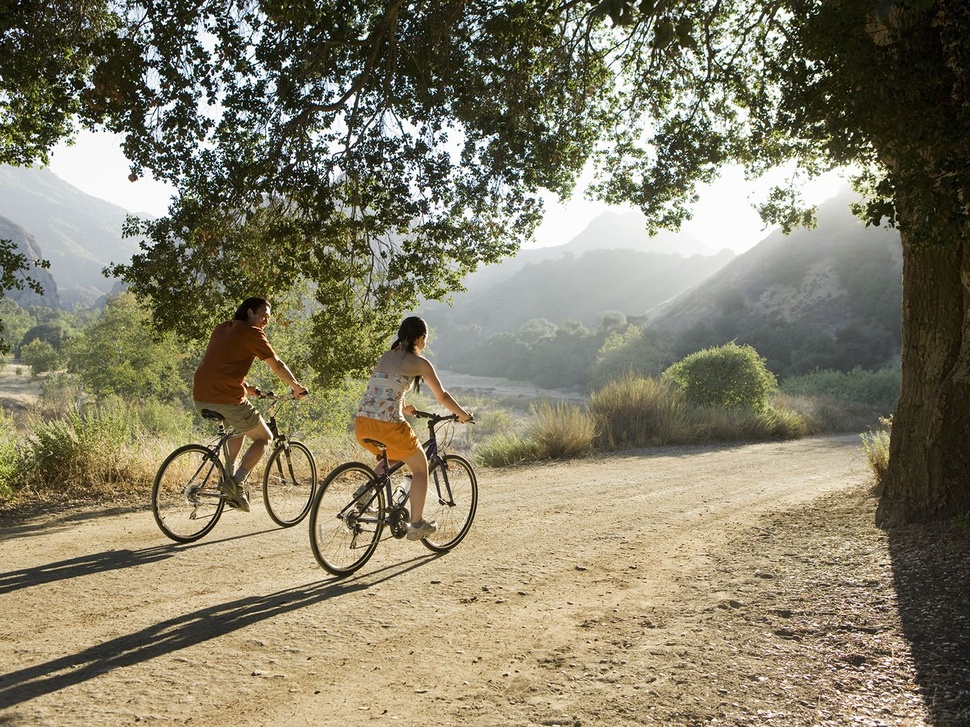
#> input picture Python/OpenCV/Photos/cycle.jpeg, 970 x 727 px, shrunk from 1440 x 1080 before the run
$ python image_compare.py
#> lines starting #> are read from the running program, lines starting #| are printed output that depends on the picture
import numpy as np
import matplotlib.pyplot as plt
import cv2 as cv

def img_subtraction(img1, img2):
    h, w = img1.shape
    newimg = np.zeros((h, w), dtype = np.uint8)
    for i in range(h):
        for j in range(w):
            newimg[i, j] = int(img1[i, j]) - int(img2[i, j])
    if np.sum(newimg) == 0:
        return "The images are equal"
    else:
        return "The images are not equal"

img1 = cv.imread('Photos/cycle.jpeg', 0)
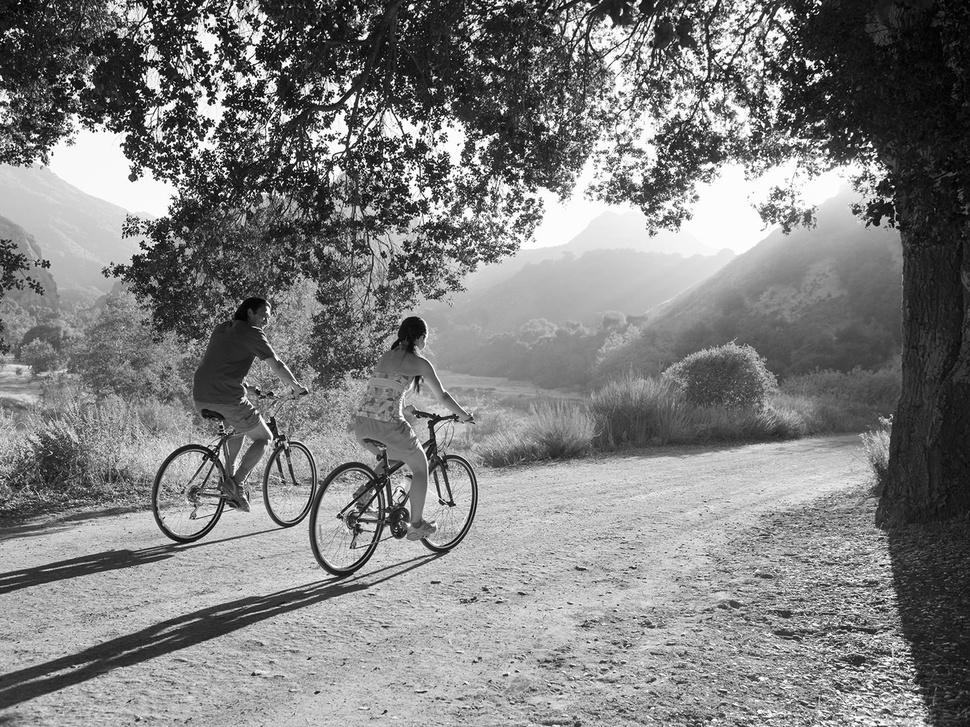
#> img1: shape (727, 970); min 0, max 255, mean 127.2
img2 = cv.imread('Photos/rabbit.jpeg', 0)
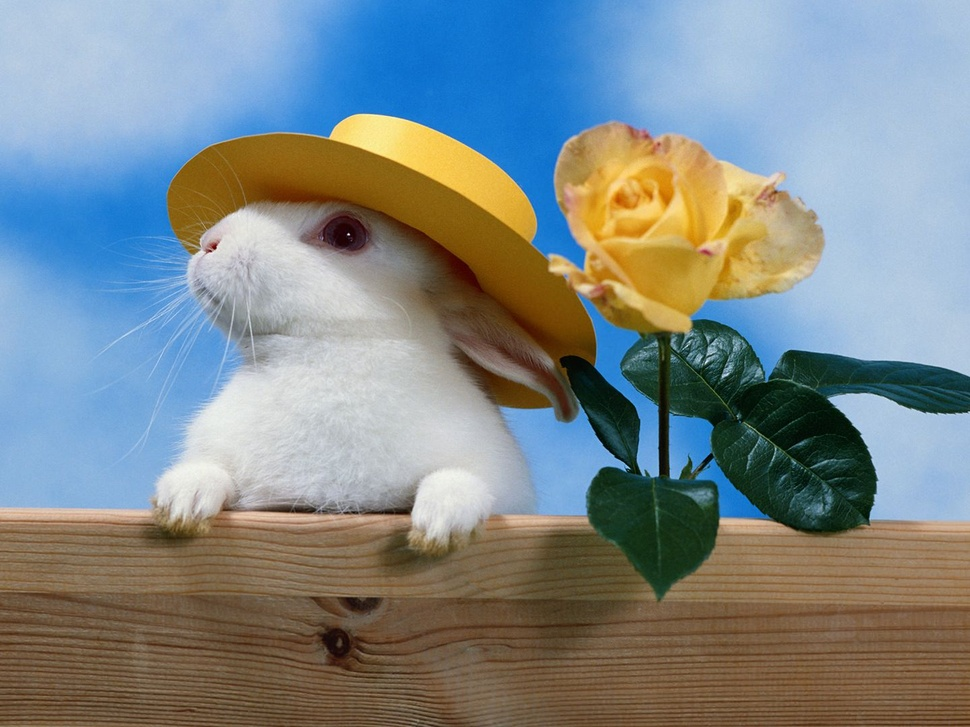
#> input picture Python/OpenCV/Photos/rabbit.jpeg, 970 x 727 px, shrunk from 1440 x 1080 before the run
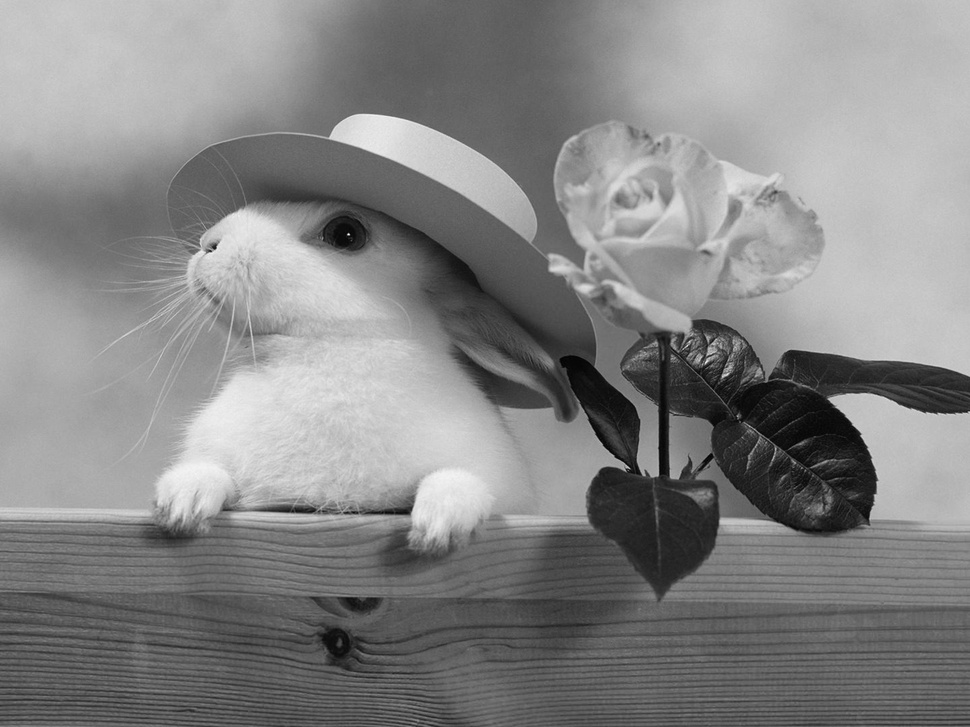
#> img2: shape (727, 970); min 0, max 255, mean 133.6
img3 = cv.imread('Photos/city.jpeg', 0)
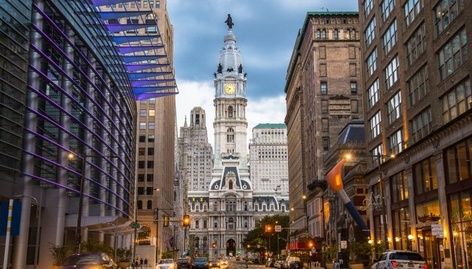
#> input picture Python/OpenCV/Photos/city.jpeg, 472 x 269 px, shrunk from 700 x 400 before the run
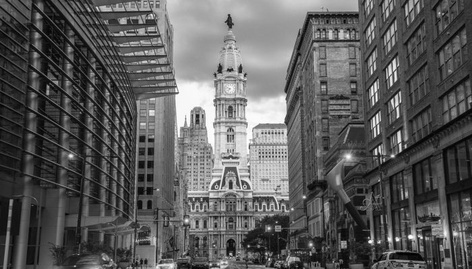
#> img3: shape (269, 472); min 0, max 255, mean 91.7
img4 = img3

print(img_subtraction(img1, img2))
#> after the loop in img_subtraction, `for i in range(h):`:
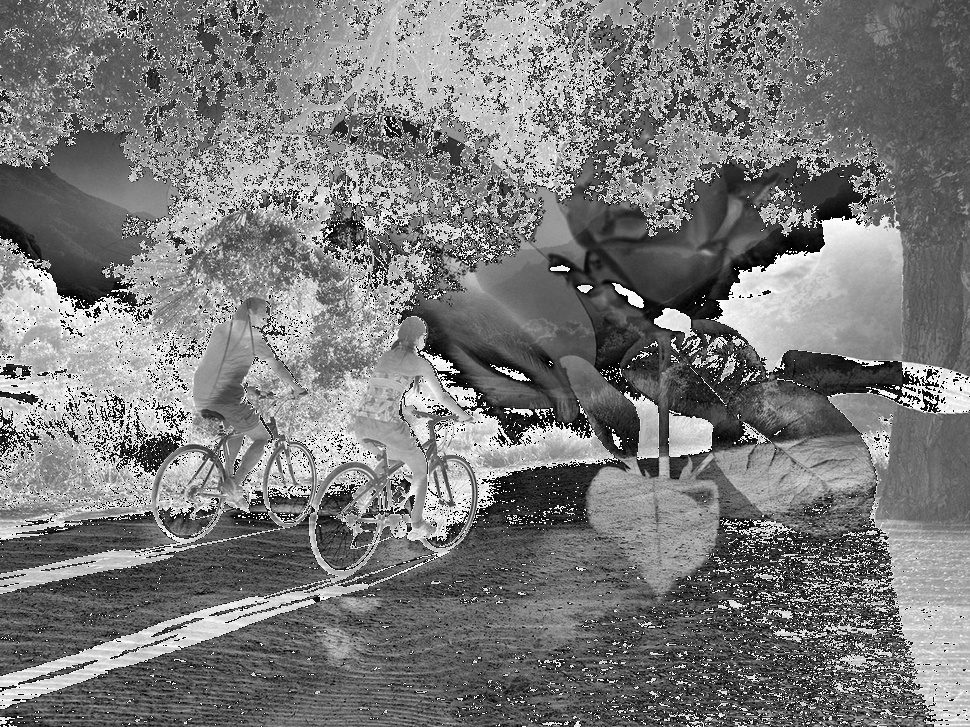
#> newimg: shape (727, 970); min 0, max 255, mean 121.8
#| The images are not equal
print(img_subtraction(img3, img4))
#> after the loop in img_subtraction (call 2), `for i in range(h):`: newimg: shape (269, 472); every value is 0
#| The images are equal
